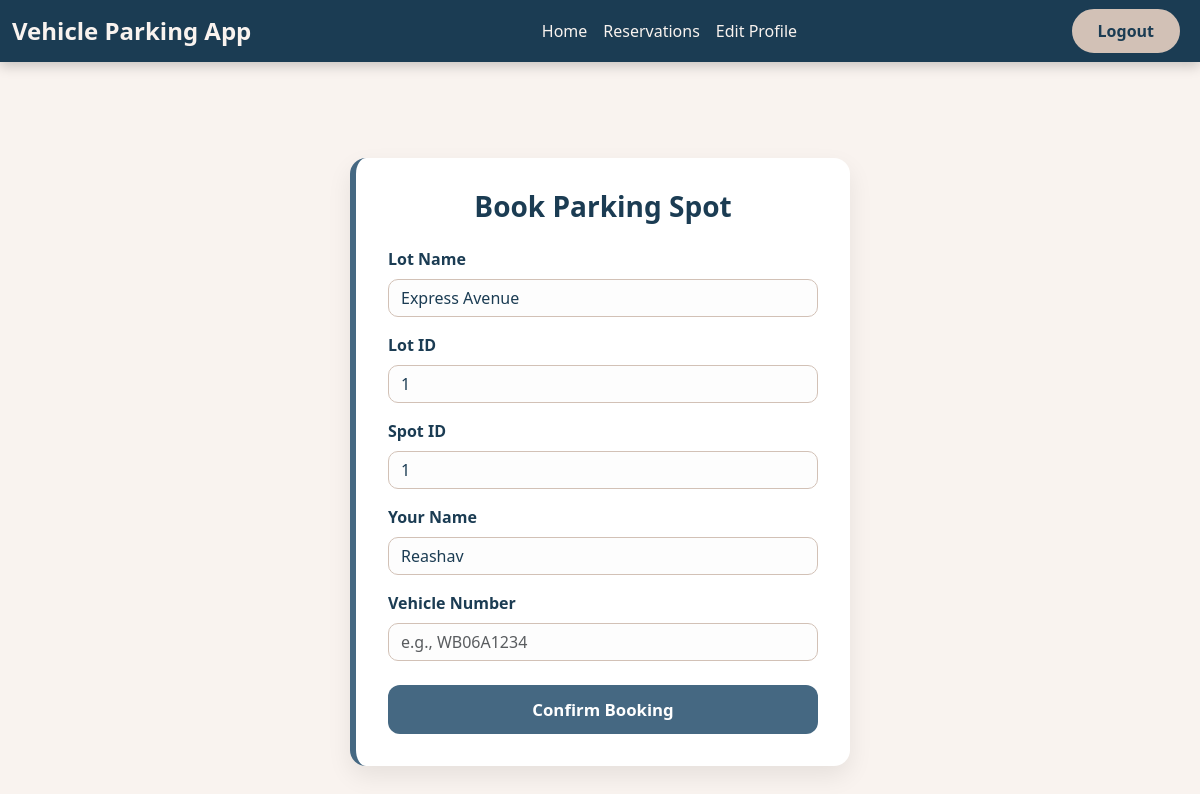
The app's page /user_dashboard/book/1 (signed in) with its own data.
### models.py (models this page shows)
class Parking_Lot(db.Model):
    __tablename__ = 'parking_lot'
    id = db.Column(db.Integer, primary_key=True)
    prime_location_name = db.Column(db.String(128), nullable=False)
    address = db.Column(db.String(128), nullable=False)
    pin_code = db.Column(db.String(6), nullable=False)
    price_per_hour = db.Column(db.Float, nullable=False)
    maximum_spots = db.Column(db.Integer, nullable=False)
    parking_spots = db.relationship('Parking_Spot', backref='parking_lot', lazy=True)

class Parking_Spot(db.Model):
    __tablename__ = 'parking_spot'
    id = db.Column(db.Integer, primary_key=True)
    lot_id = db.Column(db.Integer, db.ForeignKey('parking_lot.id'), nullable=False)
    status = db.Column(db.String(1), default='A', nullable=False)
    reservations = db.relationship('Reservation', backref='parking_spot', lazy=True)

class User(db.Model):
    __tablename__ = 'user'
    id = db.Column(db.Integer, primary_key=True)
    username = db.Column(db.String(32), unique=True, nullable=False)
    passhash = db.Column(db.String(256), nullable=False)
    name = db.Column(db.String(64), nullable=False)
    is_admin = db.Column(db.Boolean, default=False, nullable=False)
    reservations = db.relationship('Reservation', backref='user', lazy=True)

### routes.py (the view, shortened to what this page needs)
@app.route('/user_dashboard/book/<int:lot_id>', methods=['GET', 'POST'])
@auth_required
def book_parking_spot(lot_id):
    lot = Parking_Lot.query.get_or_404(lot_id)
    user = User.query.get(session['user_id'])
    spot = Parking_Spot.query.filter_by(lot_id=lot_id, status='A').first()
    return render_template('book_parking_spot.html', lot=lot, user=user, spot=spot)

### routes.py (called while the page is built)
def auth_required(func):
    @wraps(func)
    def inner(*args, **kwargs):
        if 'user_id' in session:
            return func(*args, **kwargs)
        else:
            flash('You need to log in first', 'danger')
            return redirect(url_for('user_login'))
    return inner

### templates/book_parking_spot.html (shortened to what this page needs)
{% extends 'layout.html' %}
{% block navbar %}
    {% include 'user_navbar.html' %}
{% endblock navbar %}
{% block content %}
<div class="container d-flex justify-content-center align-items-center book-container">
    <div class="book-card text-center">
        <h2 class="form-title mb-4">Book Parking Spot</h2>
        <form method="POST" action="">
            <div class="mb-3 text-start">
                <label class="form-label">Lot Name</label>
                <input type="text" class="form-control" name="lot_name" value="{{ lot.prime_location_name }}" readonly>
            </div>
            <div class="mb-3 text-start">
                <label class="form-label">Lot ID</label>
                <input type="text" class="form-control" name="lot_id" value="{{ lot.id }}" readonly>
            </div>
            <div class="mb-3 text-start">
                <label for="spot_id" class="form-label">Spot ID</label>
                <input type="number" class="form-control" id="spot_id" name="spot_id"
                       value="{{ spot.id if spot else 'N/A' }}" readonly>
            </div>
            <div class="mb-3 text-start">
                <label class="form-label">Your Name</label>
                <input type="text" class="form-control" name="user_name" value="{{ user.name }}" readonly>
            </div>
            <div class="mb-4 text-start">
                <label for="vehicle_number" class="form-label">Vehicle Number</label>
                <input type="text" class="form-control" id="vehicle_number" name="vehicle_number" placeholder="e.g., WB06A1234" required>
            </div>
            <div class="d-grid">
                <button type="submit" class="btn btn-save">Confirm Booking</button>
            </div>
        </form>
    </div>
</div>
{% endblock content %}

### templates/book_parking_spot.html (style rules this page uses)
body { background-color: #F9F3EF; font-family: 'Segoe UI', Tahoma, Geneva, Verdana, sans-serif; color: #1B3C53; }
.book-container { height: 100vh; }
.book-card { background-color: #FFFFFF; border-left: 6px solid #456882; border-radius: 16px; padding: 2rem; box-shadow: 0 10px 24px rgba(0, 0, 0, 0.08); min-width: 320px; max-width: 500px; width: 100%; }
.form-title { font-size: 1.75rem; font-weight: bold; color: #1B3C53; }
.form-label { font-weight: 600; color: #1B3C53; }
.form-control { border-radius: 10px; border: 1px solid #D2C1B6; background-color: #FDFDFD; color: #1B3C53; }
.btn-save { background-color: #456882; color: #fff; font-size: 1.05rem; padding: 0.75rem; border-radius: 12px; font-weight: 600; border: none; }

### records on screen
Parking_Lot: lot_name "Express Avenue", lot_id "1"
Parking_Spot: spot_id "1"
User: user_name "Reashav"
